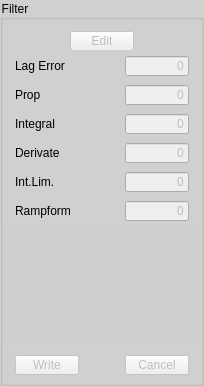
       <widget class="QGroupBox" name="gbFilter">
        <property name="styleSheet">
         <string notr="true">QGroupBox {
    background-color: #d0d0d0;
}
</string>
        </property>
        <property name="title">
         <string>Filter</string>
        </property>
        <layout class="QVBoxLayout" name="verticalLayout_3">
         <property name="spacing">
          <number>0</number>
         </property>
         <property name="leftMargin">
          <number>0</number>
         </property>
         <property name="topMargin">
          <number>0</number>
         </property>
         <property name="rightMargin">
          <number>0</number>
         </property>
         <property name="bottomMargin">
          <number>0</number>
         </property>
         <item>
          <widget class="QGroupBox" name="groupBox_5">
           <property name="maximumSize">
            <size>
             <width>16777215</width>
             <height>30</height>
            </size>
           </property>
           <property name="styleSheet">
            <string notr="true">QGroupBox {
    border: none;
    margin-top: 0px;
}
</string>
           </property>
           <property name="title">
            <string/>
           </property>
           <layout class="QHBoxLayout" name="horizontalLayout_46">
            <property name="topMargin">
             <number>5</number>
            </property>
            <property name="bottomMargin">
             <number>0</number>
            </property>
            <item>
             <widget class="QPushButton" name="btnFilterEdit">
              <property name="enabled">
               <bool>false</bool>
              </property>
              <property name="minimumSize">
               <size>
                <width>0</width>
                <height>20</height>
               </size>
              </property>
              <property name="maximumSize">
               <size>
                <width>64</width>
                <height>20</height>
               </size>
              </property>
              <property name="text">
               <string>Edit</string>
              </property>
             </widget>
            </item>
           </layout>
          </widget>
         </item>
         <item>
          <widget class="QGroupBox" name="groupBox_12">
           <property name="maximumSize">
            <size>
             <width>16777215</width>
             <height>30</height>
            </size>
           </property>
           <property name="styleSheet">
            <string notr="true">QGroupBox {
    border: none;
    margin-top: 0px;
}
</string>
           </property>
           <property name="title">
            <string/>
           </property>
           <layout class="QHBoxLayout" name="horizontalLayout_5">
            <property name="topMargin">
             <number>0</number>
            </property>
            <property name="bottomMargin">
             <number>0</number>
            </property>
            <item>
             <widget class="QLabel" name="label_3">
              <property name="maximumSize">
               <size>
                <width>16777215</width>
                <height>20</height>
               </size>
              </property>
              <property name="text">
               <string>Lag Error</string>
              </property>
             </widget>
            </item>
            <item>
             <spacer name="horizontalSpacer_3">
              <property name="orientation">
               <enum>Qt::Orientation::Horizontal</enum>
              </property>
              <property name="sizeHint" stdset="0">
               <size>
                <width>40</width>
                <height>20</height>
               </size>
              </property>
             </spacer>
            </item>
            <item>
             <widget class="QLineEdit" name="txtLagError">
              <property name="enabled">
               <bool>false</bool>
              </property>
              <property name="minimumSize">
               <size>
                <width>64</width>
                <height>0</height>
               </size>
              </property>
              <property name="maximumSize">
               <size>
                <width>64</width>
                <height>20</height>
               </size>
              </property>
              <property name="text">
               <string>0</string>
              </property>
              <property name="alignment">
               <set>Qt::AlignmentFlag::AlignRight|Qt::AlignmentFlag::AlignTrailing|Qt::AlignmentFlag::AlignVCenter</set>
              </property>
             </widget>
            </item>
           </layout>
          </widget>
         </item>
         <item>
          <widget class="QGroupBox" name="groupBox_28">
           <property name="maximumSize">
            <size>
             <width>16777215</width>
             <height>30</height>
            </size>
           </property>
           <property name="styleSheet">
            <string notr="true">QGroupBox {
    border: none;
    margin-top: 0px;
}
</string>
           </property>
           <property name="title">
            <string/>
           </property>
           <layout class="QHBoxLayout" name="horizontalLayout_21">
            <property name="topMargin">
             <number>0</number>
            </property>
            <property name="bottomMargin">
             <number>0</number>
            </property>
            <item>
             <widget class="QLabel" name="label_17">
              <property name="maximumSize">
               <size>
                <width>16777215</width>
                <height>20</height>
               </size>
              </property>
              <property name="text">
               <string>Prop</string>
              </property>
             </widget>
            </item>
            <item>
             <spacer name="horizontalSpacer_25">
              <property name="orientation">
               <enum>Qt::Orientation::Horizontal</enum>
              </property>
              <property name="sizeHint" stdset="0">
               <size>
                <width>40</width>
                <height>20</height>
               </size>
              </property>
             </spacer>
            </item>
            <item>
             <widget class="QLineEdit" name="txtFilterP">
              <property name="enabled">
               <bool>false</bool>
              </property>
              <property name="minimumSize">
               <size>
                <width>64</width>
                <height>0</height>
               </size>
              </property>
              <property name="maximumSize">
               <size>
                <width>64</width>
                <height>20</height>
               </size>
              </property>
              <property name="text">
               <string>0</string>
              </property>
              <property name="alignment">
               <set>Qt::AlignmentFlag::AlignRight|Qt::AlignmentFlag::AlignTrailing|Qt::AlignmentFlag::AlignVCenter</set>
              </property>
             </widget>
            </item>
           </layout>
          </widget>
         </item>
         <item>
          <widget class="QGroupBox" name="groupBox_30">
           <property name="maximumSize">
            <size>
             <width>16777215</width>
             <height>30</height>
            </size>
           </property>
           <property name="styleSheet">
            <string notr="true">QGroupBox {
    border: none;
    margin-top: 0px;
}
</string>
           </property>
           <property name="title">
            <string/>
           </property>
           <layout class="QHBoxLayout" name="horizontalLayout_23">
            <property name="topMargin">
             <number>0</number>
            </property>
            <property name="bottomMargin">
             <number>0</number>
            </property>
            <item>
             <widget class="QLabel" name="label_19">
              <property name="maximumSize">
               <size>
                <width>16777215</width>
                <height>20</height>
               </size>
              </property>
              <property name="text">
               <string>Integral</string>
              </property>
             </widget>
            </item>
            <item>
             <spacer name="horizontalSpacer_27">
              <property name="orientation">
               <enum>Qt::Orientation::Horizontal</enum>
              </property>
              <property name="sizeHint" stdset="0">
               <size>
                <width>40</width>
                <height>20</height>
               </size>
              </property>
             </spacer>
            </item>
            <item>
             <widget class="QLineEdit" name="txtFilterI">
              <property name="enabled">
               <bool>false</bool>
              </property>
              <property name="minimumSize">
               <size>
                <width>64</width>
                <height>0</height>
               </size>
              </property>
              <property name="maximumSize">
               <size>
                <width>64</width>
                <height>20</height>
               </size>
              </property>
              <property name="text">
               <string>0</string>
              </property>
              <property name="alignment">
               <set>Qt::AlignmentFlag::AlignRight|Qt::AlignmentFlag::AlignTrailing|Qt::AlignmentFlag::AlignVCenter</set>
              </property>
             </widget>
            </item>
           </layout>
          </widget>
         </item>
         <item>
          <widget class="QGroupBox" name="groupBox_29">
           <property name="maximumSize">
            <size>
             <width>16777215</width>
             <height>30</height>
            </size>
           </property>
           <property name="styleSheet">
            <string notr="true">QGroupBox {
    border: none;
    margin-top: 0px;
}
</string>
           </property>
           <property name="title">
            <string/>
           </property>
           <layout class="QHBoxLayout" name="horizontalLayout_22">
            <property name="topMargin">
             <number>0</number>
            </property>
            <property name="bottomMargin">
             <number>0</number>
            </property>
            <item>
             <widget class="QLabel" name="label_18">
              <property name="maximumSize">
               <size>
                <width>16777215</width>
                <height>20</height>
               </size>
              </property>
              <property name="text">
               <string>Derivate</string>
              </property>
             </widget>
            </item>
            <item>
             <spacer name="horizontalSpacer_26">
              <property name="orientation">
               <enum>Qt::Orientation::Horizontal</enum>
              </property>
              <property name="sizeHint" stdset="0">
               <size>
                <width>40</width>
                <height>20</height>
               </size>
              </property>
             </spacer>
            </item>
            <item>
             <widget class="QLineEdit" name="txtFilterD">
              <property name="enabled">
               <bool>false</bool>
              </property>
              <property name="minimumSize">
               <size>
                <width>64</width>
                <height>0</height>
               </size>
              </property>
              <property name="maximumSize">
               <size>
                <width>64</width>
                <height>20</height>
               </size>
              </property>
              <property name="text">
               <string>0</string>
              </property>
              <property name="alignment">
               <set>Qt::AlignmentFlag::AlignRight|Qt::AlignmentFlag::AlignTrailing|Qt::AlignmentFlag::AlignVCenter</set>
              </property>
             </widget>
            </item>
           </layout>
          </widget>
         </item>
         <item>
          <widget class="QGroupBox" name="groupBox_32">
           <property name="maximumSize">
            <size>
             <width>16777215</width>
             <height>30</height>
            </size>
           </property>
           <property name="styleSheet">
            <string notr="true">QGroupBox {
    border: none;
    margin-top: 0px;
}
</string>
           </property>
           <property name="title">
            <string/>
           </property>
           <layout class="QHBoxLayout" name="horizontalLayout_25">
            <property name="topMargin">
             <number>0</number>
            </property>
            <property name="bottomMargin">
             <number>0</number>
            </property>
            <item>
             <widget class="QLabel" name="label_21">
              <property name="maximumSize">
               <size>
                <width>16777215</width>
                <height>20</height>
               </size>
              </property>
              <property name="text">
               <string>Int.Lim.</string>
              </property>
             </widget>
            </item>
            <item>
             <spacer name="horizontalSpacer_29">
              <property name="orientation">
               <enum>Qt::Orientation::Horizontal</enum>
              </property>
              <property name="sizeHint" stdset="0">
               <size>
                <width>40</width>
                <height>20</height>
               </size>
              </property>
             </spacer>
            </item>
            <item>
             <widget class="QLineEdit" name="txtFilterIL">
              <property name="enabled">
               <bool>false</bool>
              </property>
              <property name="minimumSize">
               <size>
                <width>64</width>
                <height>0</height>
               </size>
              </property>
              <property name="maximumSize">
               <size>
                <width>64</width>
                <height>20</height>
               </size>
              </property>
              <property name="text">
               <string>0</string>
              </property>
              <property name="alignment">
               <set>Qt::AlignmentFlag::AlignRight|Qt::AlignmentFlag::AlignTrailing|Qt::AlignmentFlag::AlignVCenter</set>
              </property>
             </widget>
            </item>
           </layout>
          </widget>
         </item>
         <item>
          <widget class="QGroupBox" name="groupBox_31">
           <property name="maximumSize">
            <size>
             <width>16777215</width>
             <height>30</height>
            </size>
           </property>
           <property name="styleSheet">
            <string notr="true">QGroupBox {
    border: none;
    margin-top: 0px;
}
</string>
           </property>
           <property name="title">
            <string/>
           </property>
           <layout class="QHBoxLayout" name="horizontalLayout_24">
            <property name="topMargin">
             <number>0</number>
            </property>
            <property name="bottomMargin">
             <number>0</number>
            </property>
            <item>
             <widget class="QLabel" name="label_20">
              <property name="maximumSize">
               <size>
                <width>16777215</width>
                <height>20</height>
               </size>
              </property>
              <property name="text">
               <string>Rampform</string>
              </property>
             </widget>
            </item>
            <item>
             <spacer name="horizontalSpacer_28">
              <property name="orientation">
               <enum>Qt::Orientation::Horizontal</enum>
              </property>
              <property name="sizeHint" stdset="0">
               <size>
                <width>40</width>
                <height>20</height>
               </size>
              </property>
             </spacer>
            </item>
            <item>
             <widget class="QLineEdit" name="txtRampform">
              <property name="enabled">
               <bool>false</bool>
              </property>
              <property name="minimumSize">
               <size>
                <width>64</width>
                <height>0</height>
               </size>
              </property>
              <property name="maximumSize">
               <size>
                <width>64</width>
                <height>20</height>
               </size>
              </property>
              <property name="text">
               <string>0</string>
              </property>
              <property name="alignment">
               <set>Qt::AlignmentFlag::AlignRight|Qt::AlignmentFlag::AlignTrailing|Qt::AlignmentFlag::AlignVCenter</set>
              </property>
             </widget>
            </item>
           </layout>
          </widget>
         </item>
         <item>
          <spacer name="verticalSpacer_7">
           <property name="orientation">
            <enum>Qt::Orientation::Vertical</enum>
           </property>
           <property name="sizeHint" stdset="0">
            <size>
             <width>20</width>
             <height>40</height>
            </size>
           </property>
          </spacer>
         </item>
         <item>
          <spacer name="verticalSpacer_13">
           <property name="orientation">
            <enum>Qt::Orientation::Vertical</enum>
           </property>
           <property name="sizeHint" stdset="0">
            <size>
             <width>20</width>
             <height>40</height>
            </size>
           </property>
          </spacer>
         </item>
         <item>
          <spacer name="verticalSpacer_3">
           <property name="orientation">
            <enum>Qt::Orientation::Vertical</enum>
           </property>
           <property name="sizeHint" stdset="0">
            <size>
             <width>20</width>
             <height>40</height>
            </size>
           </property>
          </spacer>
         </item>
         <item>
          <widget class="QGroupBox" name="groupBox_33">
           <property name="styleSheet">
            <string notr="true">QGroupBox {
    border: none;
    margin-top: 0px;
}
</string>
           </property>
           <property name="title">
            <string/>
           </property>
           <layout class="QHBoxLayout" name="horizontalLayout_26">
            <property name="topMargin">
             <number>5</number>
            </property>
            <property name="bottomMargin">
             <number>5</number>
            </property>
            <item>
             <widget class="QPushButton" name="btnFilterWrite">
              <property name="enabled">
               <bool>false</bool>
              </property>
              <property name="maximumSize">
               <size>
                <width>64</width>
                <height>20</height>
               </size>
              </property>
              <property name="text">
               <string>Write</string>
              </property>
             </widget>
            </item>
            <item>
             <spacer name="horizontalSpacer_37">
              <property name="orientation">
               <enum>Qt::Orientation::Horizontal</enum>
              </property>
              <property name="sizeHint" stdset="0">
               <size>
                <width>40</width>
                <height>20</height>
               </size>
              </property>
             </spacer>
            </item>
            <item>
             <widget class="QPushButton" name="btnFilterCancel">
              <property name="enabled">
               <bool>false</bool>
              </property>
              <property name="maximumSize">
               <size>
                <width>64</width>
                <height>20</height>
               </size>
              </property>
              <property name="text">
               <string>Cancel</string>
              </property>
             </widget>
            </item>
           </layout>
          </widget>
         </item>
        </layout>
       </widget>
